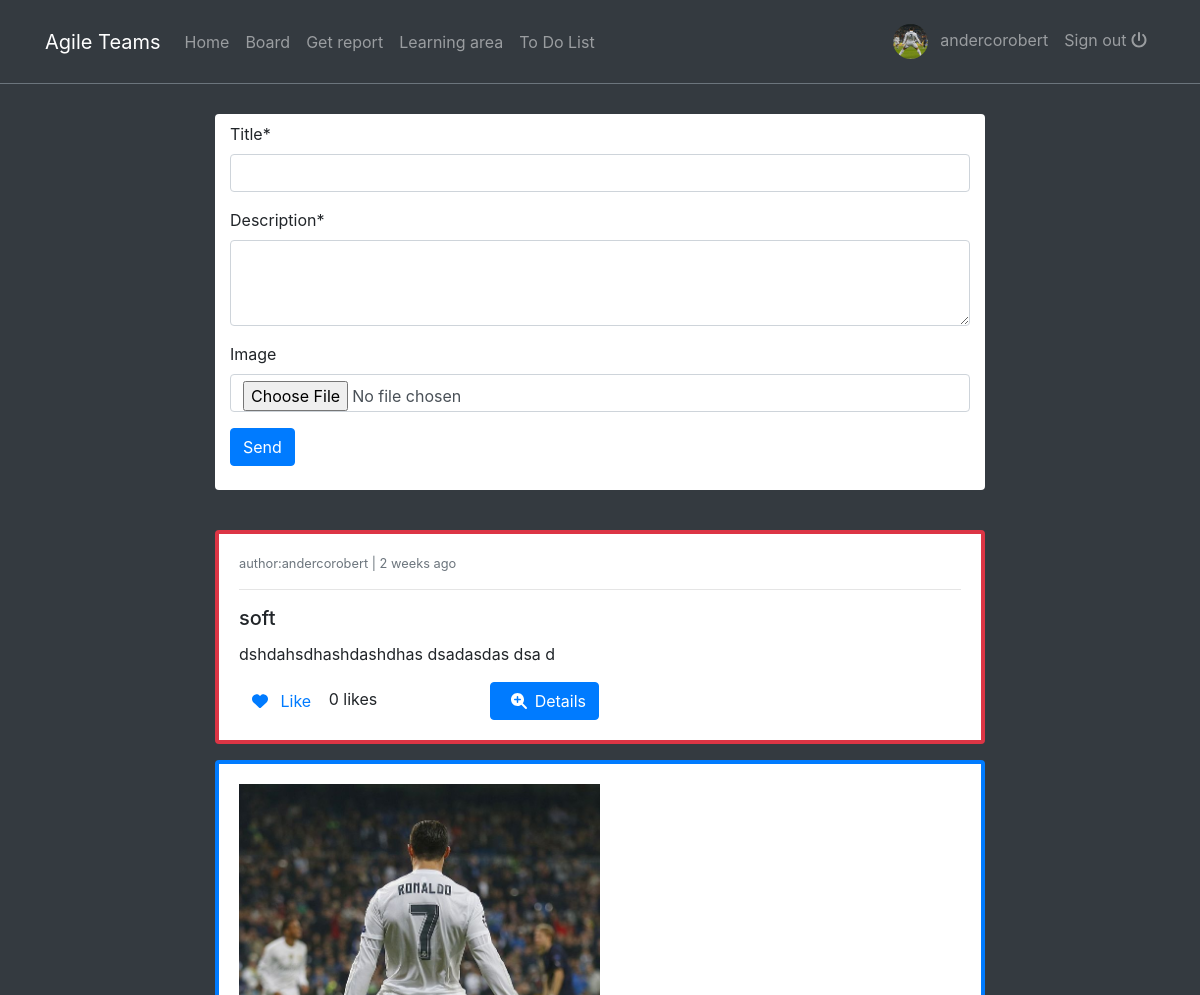
The app's page /posts/ (signed in, upper part), older data.
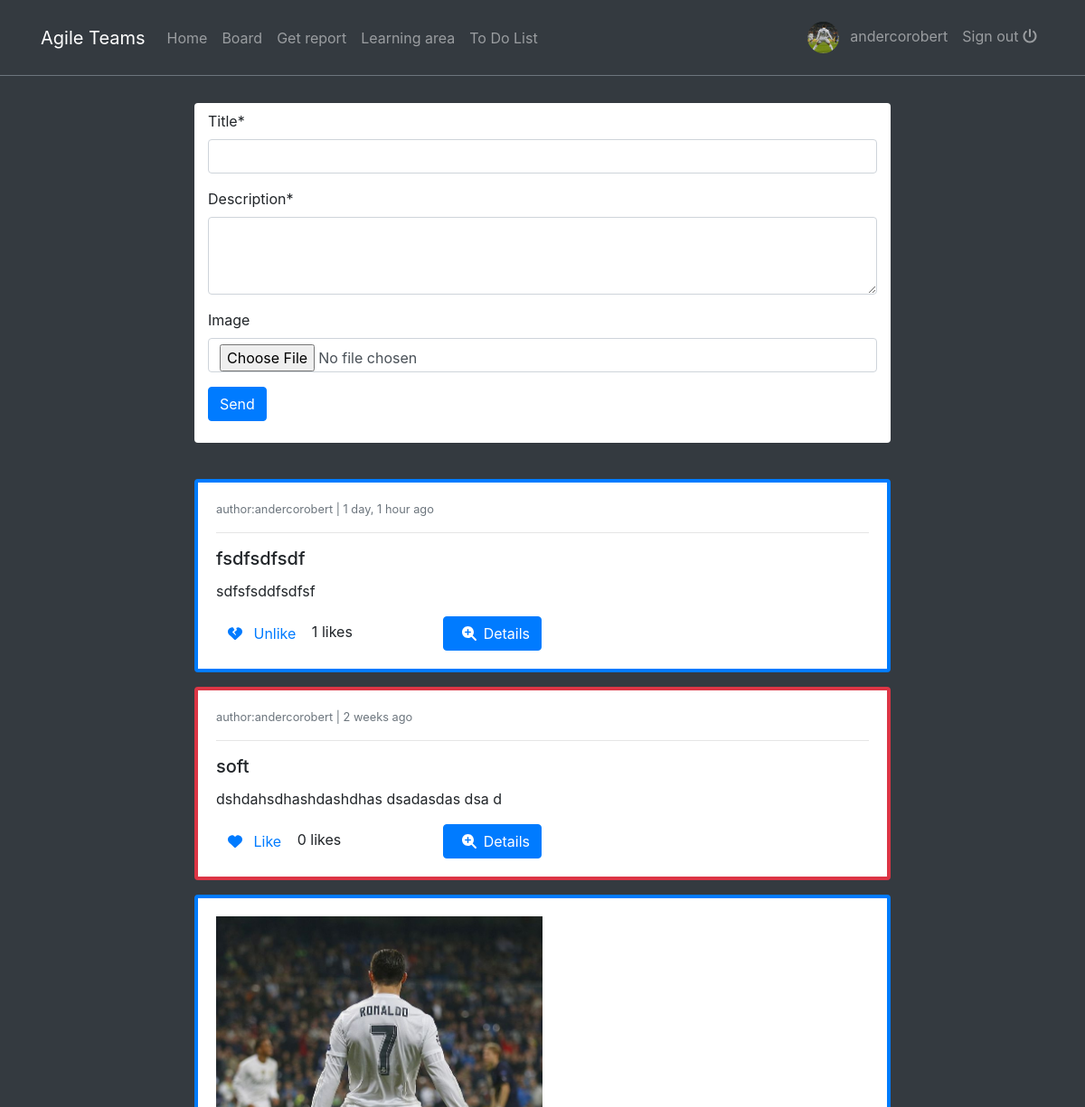
The same page, newer data.
### posts/models.py (models this page shows, shortened)
class Post(models.Model):
    author = models.ForeignKey(Profile, on_delete=models.CASCADE)
    liked = models.ManyToManyField(Profile, related_name="liked", blank=True)
    updated = models.DateTimeField(auto_now=True)
    created = models.DateTimeField(auto_now_add=True)

class ProblemPost(Post):
    report = models.ForeignKey(Report, on_delete=models.CASCADE)
    problem_reported = models.ForeignKey(ProblemReported, on_delete=models.CASCADE)
    objects = PostManager()
    def get_absolute_url(self):
        return reverse("posts:pp-detail", kwargs={"pk1": self.pk, 'pk': self.problem_reported.id})

class Post(models.Model):
    author = models.ForeignKey(Profile, on_delete=models.CASCADE)
    liked = models.ManyToManyField(Profile, related_name="liked", blank=True)
    updated = models.DateTimeField(auto_now=True)
    created = models.DateTimeField(auto_now_add=True)

class GeneralPost(Post):
    title = models.CharField(max_length=200)
    description = models.CharField(max_length=300)
    image = models.ImageField(upload_to=get_upload_path, blank=True, validators=[FileExtensionValidator(['png','jpg', 'jpeg'])])
    def get_absolute_url(self):
        return reverse("posts:gp-detail", kwargs={"pk": self.pk})

### reports/models.py (models this page shows, shortened)
class ProblemReported(models.Model):
    category = models.ForeignKey(Category, on_delete=models.CASCADE)
    description = models.TextField()
    problem_id = models.CharField(max_length=12, unique=True, blank=True, default=random_code)
    breakdown = models.PositiveIntegerField()
    public = models.BooleanField(default=False)
    user = models.ForeignKey(User, on_delete=models.CASCADE)
    report = models.ForeignKey(Report, on_delete=models.CASCADE)
    updated = models.DateTimeField(auto_now=True)
    created = models.DateTimeField(auto_now_add=True)
    objects=ProblemReportedManager()
    class Meta:
        verbose_name = "Problem Reported"
        verbose_name_plural = "Problems Reported"

### categories/models.py (models this page shows)
class Category(models.Model):
    name = models.CharField(max_length=200)
    description = models.TextField(blank=True)
    updated = models.DateTimeField(auto_now=True)
    created = models.DateTimeField(auto_now_add=True)
    def __str__(self):
        return self.name
    class Meta:
        verbose_name = "Category"
        verbose_name_plural = "Categories"

### profiles/models.py (models this page shows)
class Profile(models.Model):
    user = models.OneToOneField(User, on_delete=models.CASCADE)
    bio = models.TextField()
    profile_picture = models.ImageField(upload_to=get_upload_path, default="uploads/profile/img/avatar.png", validators=[FileExtensionValidator(['png','jpg', 'jpeg'])])
    team = models.CharField(max_length=200)
    updated = models.DateTimeField(auto_now=True)
    created = models.DateTimeField(auto_now_add=True)
    def __str__(self):
        return "{}".format(self.user)

### posts/views.py (the view)
# urls.py: path('', PostCreateView.as_view(), name='post-list'),
class PostCreateView(FormUserRequiredMixin, CreateView):
    form_class = PostForm
    template_name = 'posts/board.html'
    success_url = reverse_lazy('posts:post-list')
    def get_context_data(self, **kwargs):
        qs1 = ProblemPost.objects.public_only()
        qs2 = GeneralPost.objects.all()
        qs = sorted(chain(qs1, qs2), reverse=True, key=lambda obj: obj.created)
        context=super().get_context_data(**kwargs)
        context["object_list"]= qs
        return context

### posts/forms.py (shortened to what this page needs)
class PostForm(forms.ModelForm):
    description = forms.CharField(widget=forms.Textarea(attrs={'rows':3}))
    class Meta:
        model = GeneralPost
        fields = ('title', 'description', 'image')

### blogs/context_processors.py (called while the page is built)
def get_categories(request):
    categories = Category.objects.all()
    return dict(categories=categories)

### posts/models.py (called while the page is built)
    def public_only(self):
        return self.filter(problem_reported__public = True)

### profiles/context_processors.py (called while the page is built)
def profile_pic(request):
    if request.user.is_authenticated:
        user = request.user
        try:
            profile_obj = Profile.objects.get(user=user)
            pic = profile_obj.profile_picture
        except Profile.DoesNotExist:
            pic = None
        return {'picture':pic}
    return {}

def get_profile(request):
    if request.user.is_authenticated:
        user = request.user
        try:
            profile_obj = Profile.objects.get(user=user)
        except Profile.DoesNotExist:
            pic = None
        return {'profile':profile_obj}
    return {}

### posts/templates/posts/board.html (shortened to what this page needs)
{% extends 'base.html' %}
{% load crispy_forms_tags %}
{% block content %}
<div class="col-8 mx-auto" style="margin-top: 70px;">
    <div class ='container bg-white pt-2 pb-4 rounded'>
        <form action="" method="POST" enctype="multipart/form-data">
            {{form|crispy}}
            <button type="submit" class="btn btn-primary">Send</button>
        </form>
    </div>
    <br>
    {% for obj in object_list %}
        <div class="{% if obj.problem_reported %}border-danger{% else %}border-primary{% endif %} card card-body mt-3" style="border-width: 4px;">
            {% if obj.problem_reported %}
                <small class='text-muted'> author:{{obj.problem_reported.user}} | {{obj.problem_reported.created|timesince}} ago </small>
                <hr>
                <h5 class= 'card-title'> {{obj.problem_reported.category}}</h5>
                <p class='card-text'> {{obj.problem_reported.description}}</p>
            {% else %}
                {% if obj.image %}
                    <div class='mb-3'><img class='w-50' src='{{obj.image.url}}'></div>
                {% endif %}
                <small class='text-muted'> author:{{obj.author}} | {{obj.created|timesince}} ago </small>
                <hr>
                <h5 class='card-title'> {{obj.title}}</h5>
                <p class='card-text'> {{obj.description}}</p>
            {% endif %}
            <form action="{% url "posts:post-like" %}" method='POST'>
                <div class='row'>
                    <div class='col-4'>
                        <button class='btn btn-link' type='submit' style="text-decoration:none">
                        {% if profile not in obj.liked.all%}
                                <i class="fa-solid fa-heart"></i>
                                <span class='ml-2'>Like</span>
                        {% else %}
                                <i class="fa-solid fa-heart-crack"></i>
                                <span class='ml-2'>Unlike</span>
                        {% endif %}
                        </button>
                        <span class="text-black"> {{obj.liked.all.count}} likes </span>
                    </div>
                    <div class='col-4'>
                        <a href='{{obj.get_absolute_url}}' class='btn btn-primary'>
                            <span class='ml-2'><i class="fa-solid fa-magnifying-glass-plus mr-2"></i>Details </span>
                        </a>
                    </div>
                </div>
            </form>
        </div>
    {% endfor %}
</div>
{% endblock content %}

Row changes from the older to the newer data that the page shows:
added GeneralPost: author "andercorobert", created "1 day, 1 hour", title "fsdfsdfsdf", description "sdfsfsddfsdfsf", shows "Unlike", liked.all.count "1"
